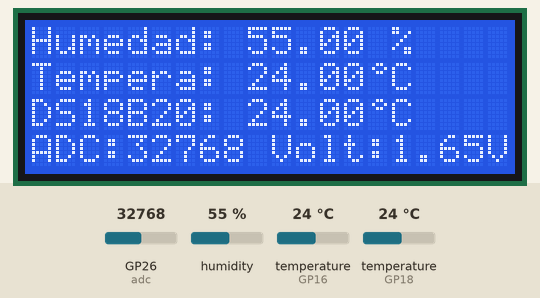
A program run on a simulated Raspberry Pi Pico running MicroPython. On the bench: 20×4 character LCD. The inputs (shaded band) are chosen by the test bench; at power-on: GP26 (adc) = 32768, humidity 55 %, temperature (sensors on GP16, GP18) 24 °C (analog values on the 0–65535 scale). What the program prints to the serial console is not drawn.

Above: at 1.2 s.
1.3 s: GP26 (adc) set to 11072
At 2.5 s:
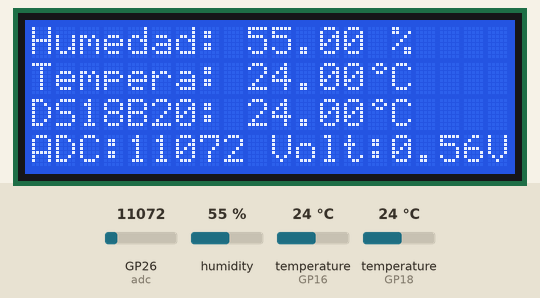
6.6 s: GP26 (adc) set to 9392
At 7.4 s:
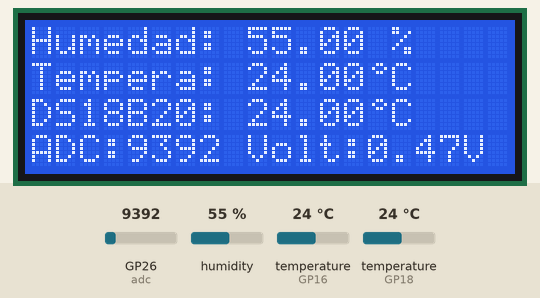
9.6 s: humidity set to 22 %
At 10.5 s:
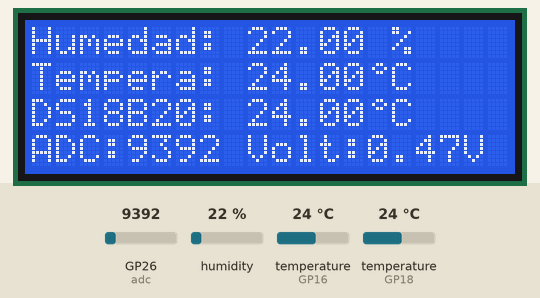
12.8 s: temperature (sensor on GP16) set to 12 °C
At 13.7 s:
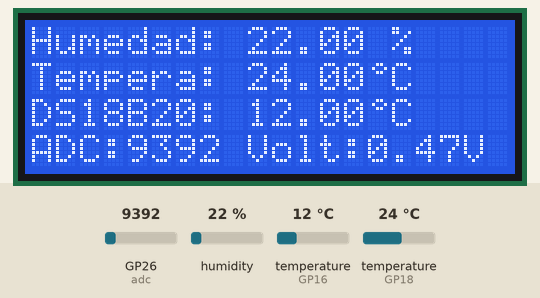
16.1 s: temperature (sensor on GP18) set to 12 °C
At 16.9 s:
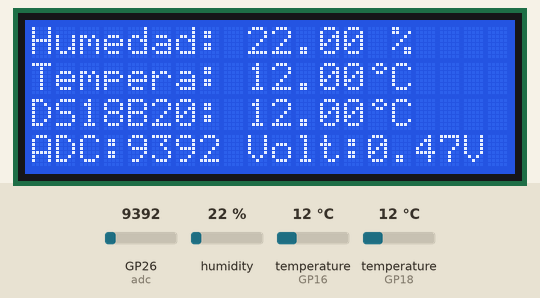
19.3 s: temperature (sensor on GP16) set to 19 °C
Timing chart, 0 to 22.3 s (numbered marks = the images above; inputs shaded):
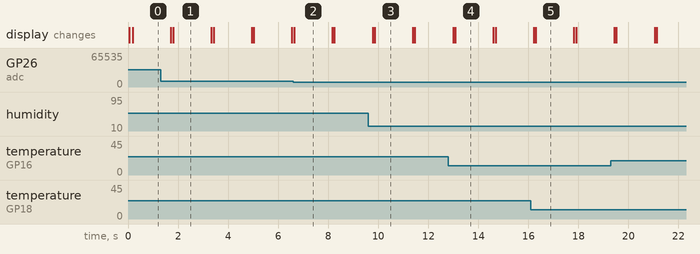

Measured:
- after the input at 6.6 s, the display: changes at once (image 2)
- after the input at 9.6 s, the display: first differs from a run without the input after 0.26 s (image 3)
- after the input at 12.8 s, the display: first differs from a run without the input after 0.28 s (image 4)
- after the input at 16.1 s, the display: first differs from a run without the input after 0.20 s (image 5)
- what the display in image 1 shows lasts 1.5 s, from 1.8 s to 3.3 s

The program:

main.py
```python
import dht
import utime
from machine import I2C, Pin,ADC
from lcd_api import LcdApi
from pico_i2c_lcd import I2cLcd
import onewire
import ds18x20


#ADC:
adc = ADC(Pin(26))


# SENSOR DHT22 (temperatura + humedad)
pin_dht = Pin(18)
dht_sensor = dht.DHT22(pin_dht)

# LCD
I2C_ADDR = 0x27
I2C_NUM_ROWS = 4
I2C_NUM_COLS = 20
i2c = I2C(0, sda=Pin(0), scl=Pin(1), freq=400000)
lcd = I2cLcd(i2c, I2C_ADDR, I2C_NUM_ROWS, I2C_NUM_COLS)

def lcd_str(message, col, row):
    lcd.move_to(col, row)
    lcd.putstr(message)

# Carácter ° personalizado
caracter_grado = bytearray([
    0b00110,
    0b01001,
    0b00110,
    0b00000,
    0b00000,
    0b00000,
    0b00000,
    0b00000
])
lcd.custom_char(0, caracter_grado)

# SENSOR DS18B20
ds_pin = Pin(16)
ow = onewire.OneWire(ds_pin)
ds_sensor = ds18x20.DS18X20(ow)
roms = ds_sensor.scan()

if not roms:
    print("No se encontró ningún sensor DS18B20")
else:
    print("Sensor encontrado:", roms)

while True:
    try:
        dht_sensor.measure()
        temperatura_dht = dht_sensor.temperature()
        humedad = dht_sensor.humidity()

        lcd.clear()
        lcd_str("Humedad: {:.2f} %".format(humedad), 0, 0)
        lcd_str("Tempera: {:.2f}{}".format(temperatura_dht, chr(0)) + "C", 0, 1)

        # Leer DS18B20 (solo si fue encontrado)
        if roms:
            ds_sensor.convert_temp()
            #utime.sleep_ms(750)
            temp_ds = ds_sensor.read_temp(roms[0])
            lcd_str("DS18B20: {:.2f}{}".format(temp_ds, chr(0)) + "C", 0, 2)

        valor = adc.read_u16()  # Lectura de 16 bits (0 a 65535)
        voltaje = valor * 3.3 / 65535  # Conversión a voltaje (3.3V es el Vref de la Pico)
        print("Valor ADC:", valor, " - Voltaje:", round(voltaje, 2), "V")
        lcd_str("ADC:{} Volt:{:.2f}V".format(valor, voltaje), 0, 3)


    except OSError as e:
        print("Error al leer sensores:", e)

    utime.sleep(1.5)
```
